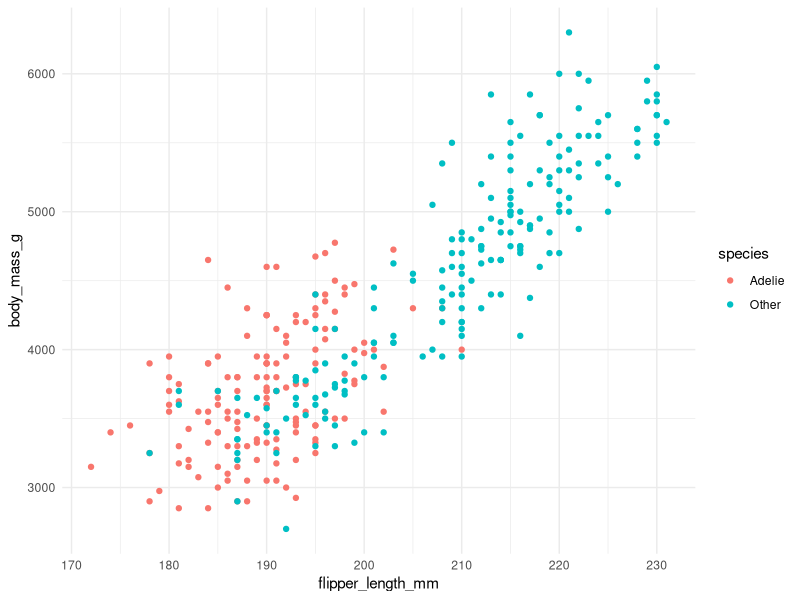

This chart was generated by the following R code:
## ---- chunk 1
# Add any additional packages you need to this chunk
# Remove any packages from this list that you're not using
library(dplyr)
library(forcats)
library(broom)
library(ggplot2)
library(palmerpenguins)
library(knitr)
## ---- chunk 2
# For better figure resolution
knitr::opts_chunk$set(
  fig.retina = 3, 
  dpi = 300, 
  fig.width = 6, 
  fig.asp = 0.618, 
  out.width = "70%"
  )
## ---- chunk 3
kable(head(penguins), format = "html")
## ---- chunk 4
# In this chunk I'm doing a bunch of analysis that I don't want to present 
# in my slides. But I need the resulting data frame for a plot I want to present.
penguins_modified <- penguins %>%
  mutate(species = fct_other(species, keep = "Adelie"))
## ---- chunk 5
# Code hidden with echo = FALSE
# Uses modified penguins dataset from previous chunk
# Play around with height and width until you're happy with the look
ggplot(penguins_modified, aes(x = flipper_length_mm, y = body_mass_g, color = species)) +
  geom_point() + 
  theme_minimal()
## ---- chunk 6
lm(body_mass_g ~ flipper_length_mm, data = penguins_modified) %>% 
  tidy() 
